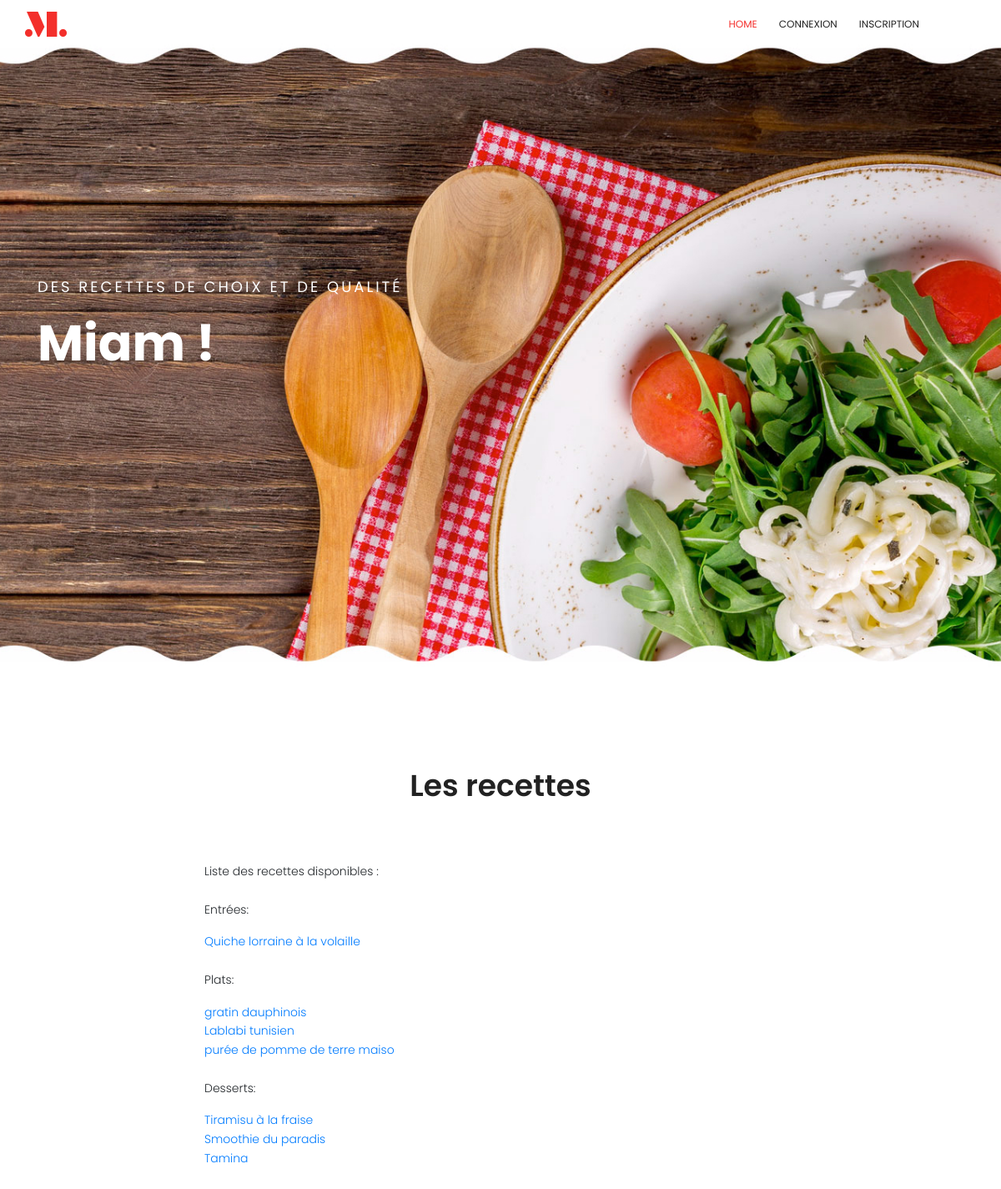
The page /assembled/user/index.php on the database its author committed.
### tables this page shows
CREATE TABLE `recettes` (
  `id_recette` int(255) NOT NULL,
  `titre` varchar(30) DEFAULT NULL,
  `categorie` enum('entree','plat','dessert') DEFAULT NULL,
  `datecreation` date DEFAULT NULL,
  `id_user` int(255) DEFAULT NULL
);

### assembled/user/functions/select_from_bdd.php (called while the page is built, shortened)
<?php
    $req=$pdo->prepare($sql);
    $req->execute($arr);
    $result=$req->fetchAll(PDO::FETCH_ASSOC);

### assembled/user/viewRecettes.php (the view, shortened to what this page needs)
<?php
    include('functions/connect_bdd.php');
    echo "<h>Liste des recettes disponibles : </h><br/><br/>\n";
    $sql="SELECT * FROM recettes WHERE categorie=?";
    $arr=array("entree");
    include "functions/select_from_bdd.php";
    echo " <P>Entrées:</P>";
    foreach($result as $r) {
        echo "<a href=\"contenuRecette.php?id=".$r['id_recette']."\">".$r['titre']. "</a><br/>\n";
    }
    $sql="SELECT * FROM recettes WHERE categorie=?";
    $arr=array("plat");
    include "functions/select_from_bdd.php";
    echo " <br/><P>Plats:</P>";
    foreach($result as $r) {
        echo "<a href=\"contenuRecette.php?id=".$r['id_recette']."\">".$r['titre']. "</a><br/>\n";
    }
    $sql="SELECT * FROM recettes WHERE categorie=?";
    $arr=array("dessert");
    include "functions/select_from_bdd.php";
    echo " <br/><P>Desserts:</P>";
    foreach($result as $r) {
        echo "<a href=\"contenuRecette.php?id=".$r['id_recette']."\">".$r['titre']. "</a><br/>\n";
    }

### assembled/user/css/main.css (style rules this page uses)
body { color:#777;font-family:"Poppins",sans-serif;font-size:14px;font-weight:300;line-height:1.625em;position:relative }
a { -webkit-transition:all 0.3s ease 0s;-moz-transition:all 0.3s ease 0s;-o-transition:all 0.3s ease 0s;transition:all 0.3s ease 0s }
a,a:focus,a:hover { text-decoration:none;outline:0 }

### rows shown on the page
recettes: titre "Quiche lorraine à la volaille"
recettes: titre "gratin dauphinois"
recettes: titre "Lablabi tunisien"
recettes: titre "purée de pomme de terre maiso"
recettes: titre "Tiramisu à la fraise"
recettes: titre "Smoothie du paradis"
recettes: titre "Tamina"
